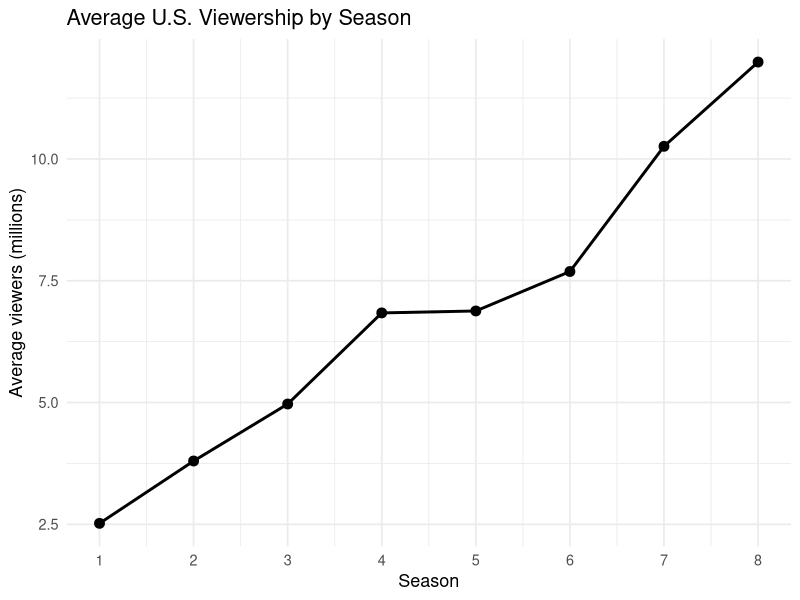
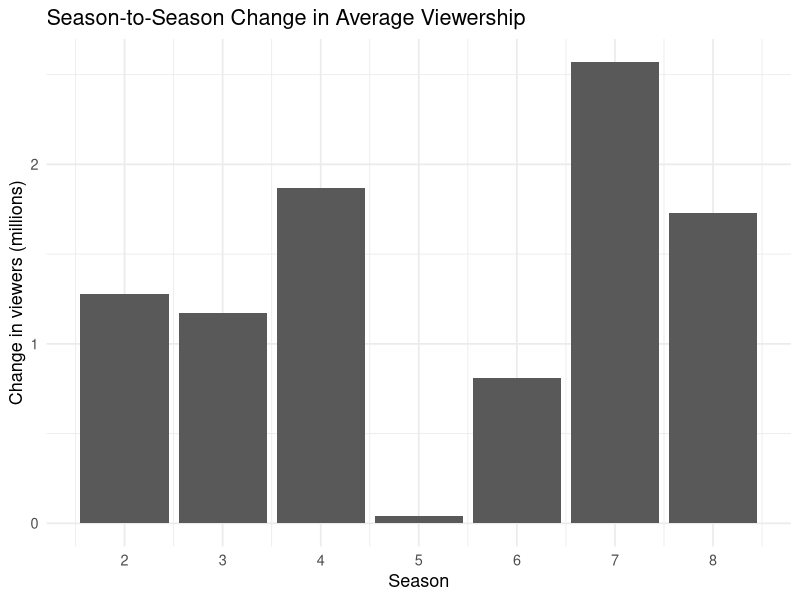

Here is the R script that generated these plots, in order:
## ---- chunk 1
library(dplyr)
library(ggplot2)
library(knitr)
library(scales)

got <- data.frame(
  season = 1:8,
  episodes = c(10, 10, 10, 10, 10, 10, 7, 6),
  avg_viewers_m = c(2.52, 3.80, 4.97, 6.84, 6.88, 7.69, 10.26, 11.99)
)

got <- got %>%
  mutate(
    change_m = avg_viewers_m - lag(avg_viewers_m),
    pct_change = 100 * change_m / lag(avg_viewers_m)
  )

summary_tbl <- data.frame(
  Statistic = c(
    "Network",
    "Number of seasons",
    "Number of episodes",
    "First air date",
    "Last air date"
  ),
  Value = c(
    "HBO",
    "8",
    "73",
    "2011-04-17",
    "2019-05-19"
  )
)

peak_season <- got %>% slice_max(avg_viewers_m, n = 1)
largest_jump <- got %>% filter(!is.na(change_m)) %>% slice_max(change_m, n = 1)
smallest_jump <- got %>% filter(!is.na(change_m)) %>% slice_min(change_m, n = 1)
## ---- chunk 2
kable(summary_tbl, caption = "Basic information about Game of Thrones")
## ---- chunk 3
kable(
  got,
  digits = 2,
  caption = "Average U.S. viewership by season (in millions)"
)
## ---- chunk 4
ggplot(got, aes(x = season, y = avg_viewers_m)) +
  geom_line(linewidth = 1) +
  geom_point(size = 3) +
  scale_x_continuous(breaks = 1:8) +
  labs(
    title = "Average U.S. Viewership by Season",
    x = "Season",
    y = "Average viewers (millions)"
  ) +
  theme_minimal(base_size = 13)
## ---- chunk 5
ggplot(got %>% filter(!is.na(change_m)), aes(x = season, y = change_m)) +
  geom_col() +
  scale_x_continuous(breaks = 2:8) +
  labs(
    title = "Season-to-Season Change in Average Viewership",
    x = "Season",
    y = "Change in viewers (millions)"
  ) +
  theme_minimal(base_size = 13)
